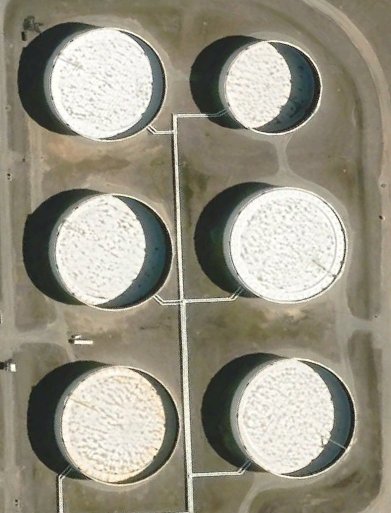
#> input picture data/oil_tank_dataset/comparision/Feb 21 2020 5.30AM/tank1_feb.png, 391 x 513 px
$ python v2_ip.py
#> lines starting #> are read from the running program, lines starting #| are printed output that depends on the picture; after the words box and inside, x2 and y2 are one past the last pixel; in counts of white or black regions, pixels touching at a corner belong together
import cv2
import numpy as np
import matplotlib.pyplot as plt
import pandas as pd
import os
import tkinter as tk
from tkinter import filedialog

# === Circle detection parameters (unchanged) ===
HOUGH_DP = 1.0
HOUGH_MIN_DIST = 75
HOUGH_PARAM1 = 195
HOUGH_PARAM2 = 45
HOUGH_MIN_RADIUS = 20
HOUGH_MAX_RADIUS = 120

# --- Folder selection ---
root = tk.Tk()
root.withdraw()
print("Select input folder with images:")
input_folder = filedialog.askdirectory(title="Select INPUT folder (images)")
#> the answer given: ../data/oil_tank_dataset/comparision/Feb 21 2020 5.30AM

if not input_folder:
    print("No input folder selected — exiting.")
    raise SystemExit

output_folder = os.path.join(input_folder, "output")
os.makedirs(output_folder, exist_ok=True)
print(f"\nInput:  {input_folder}")
print(f"Output: {output_folder}\n")

# --- Supported image extensions ---
exts = (".png", ".jpg", ".jpeg", ".bmp", ".tif", ".tiff")
image_files = [f for f in sorted(os.listdir(input_folder)) if f.lower().endswith(exts)]

if not image_files:
    print("No image files found in input folder.")
    raise SystemExit

results = []  # To store tank data for Excel

# --- Process each image in folder ---
for file_name in image_files:
    IMAGE_PATH = os.path.join(input_folder, file_name)
    print(f"\n=== Processing {file_name} ===")

    img = cv2.imread(IMAGE_PATH)
#> img is the input picture: shape (513, 391, 3); mean B, G, R 130.8, 146.2, 150.3
    if img is None:
        print(f"[ERROR] Could not read {file_name}")
        continue

    gray = cv2.cvtColor(img, cv2.COLOR_BGR2GRAY)
    gray = cv2.medianBlur(gray, 5)

    circles = cv2.HoughCircles(
        gray,
        cv2.HOUGH_GRADIENT,
        dp=HOUGH_DP,
        minDist=HOUGH_MIN_DIST,
        param1=HOUGH_PARAM1,
        param2=HOUGH_PARAM2,
        minRadius=HOUGH_MIN_RADIUS,
        maxRadius=HOUGH_MAX_RADIUS
    )
#> circles = [[120.5, 425.5, 57.9], [283.5, 243.5, 59.9], [107.5, 85.5, 57.7], [109.5, 253.5, 61.6], [292.5, 416.5, 61.6], [271.5, 88.5, 48]]

    final_display = img.copy()

    if circles is None:
        print("No circles detected.")
        continue

    circles = np.uint16(np.around(circles[0]))
#> circles = [[120, 426, 58], [284, 244, 60], [108, 86, 58], [110, 254, 62], [292, 416, 62], [272, 88, 48]]
    print(f"Detected {len(circles)} circle(s).")
#| Detected 6 circle(s).

    # To store per-image overlays for final combined image
    tank_overlays = []

    for idx, (x, y, r) in enumerate(circles, start=1):
        cv2.circle(final_display, (x, y), r, (0, 0, 255), 2)
        cv2.circle(final_display, (x, y), 2, (0, 255, 0), 3)

        label = f"Tank {idx}"
        cv2.putText(final_display, label, (x - r, y - r - 10),
                    cv2.FONT_HERSHEY_SIMPLEX, 0.7, (255, 255, 0), 2, cv2.LINE_AA)

        x1, x2 = max(0, x - r), min(img.shape[1], x + r)
        y1, y2 = max(0, y - r), min(img.shape[0], y + r)
        tank_crop = img[y1:y2, x1:x2]

        hsv = cv2.cvtColor(tank_crop, cv2.COLOR_BGR2HSV)
        v = hsv[:, :, 2].astype(np.float32) / 255.0

        v_blur = cv2.GaussianBlur(v, (3, 3), 0)
        thresh_val = 0.5
        shadow_mask = (v_blur < thresh_val).astype(np.uint8) * 255

        kernel_large = cv2.getStructuringElement(cv2.MORPH_ELLIPSE, (13, 13))
        shadow_mask = cv2.morphologyEx(shadow_mask, cv2.MORPH_CLOSE, kernel_large, iterations=3)

        h_crop, w_crop = shadow_mask.shape
        circle_mask = np.zeros_like(shadow_mask)
        center = (w_crop // 2, h_crop // 2)
        radius = min(r, w_crop // 2, h_crop // 2)
        cv2.circle(circle_mask, center, radius, 255, -1)

        cleaned_mask = cv2.bitwise_and(shadow_mask, circle_mask)

        num_labels, labels, stats, _ = cv2.connectedComponentsWithStats(cleaned_mask, connectivity=8)
        final_mask = np.zeros_like(cleaned_mask)
        for i in range(1, num_labels):
            area = stats[i, cv2.CC_STAT_AREA]
            if area > 100:
                final_mask[labels == i] = 255

        shadow_pixels = np.sum(final_mask > 0)
        total_circle_pixels = np.sum(circle_mask > 0)
        shadow_percentage = (shadow_pixels / total_circle_pixels) * 100
        volume_percentage = 100 - shadow_percentage

        print(f"  Tank {idx}: Shadow {shadow_percentage:.2f}% | Volume {volume_percentage:.2f}%")

        # Save results
        results.append({
            "Image Name": file_name,
            "Tank Index": idx,
            "Shadow %": round(shadow_percentage, 2),
            "Volume %": round(volume_percentage, 2)
        })

        # Create overlay for each tank (for saving)
        overlay = cv2.cvtColor(tank_crop, cv2.COLOR_BGR2RGB).copy()
        red_mask = np.zeros_like(overlay)
        red_mask[:, :, 0] = final_mask
        shadow_overlay = cv2.addWeighted(overlay, 0.7, red_mask, 0.75, 0)

        mask3 = cv2.merge([circle_mask] * 3)
        shadow_overlay = cv2.bitwise_and(shadow_overlay, mask3) + cv2.bitwise_and(overlay, cv2.bitwise_not(mask3))

        # Save each overlay result
        out_name = f"{os.path.splitext(file_name)[0]}_tank{idx}_overlay.png"
        out_path = os.path.join(output_folder, out_name)
        cv2.imwrite(out_path, cv2.cvtColor(shadow_overlay, cv2.COLOR_RGB2BGR))

        # Store overlay and its position for later merging
        tank_overlays.append((x1, y1, shadow_overlay))
#> this loop made 6 passes
#> (x, y, r, label, x1, x2, y1, y2) on passes 2 to 6: (284, 244, 60, 'Tank 2', 224, 344, 184, 304), (108, 86, 58, 'Tank 3', 50, 166, 28, 144), (110, 254, 62, 'Tank 4', 48, 172, 192, 316), (292, 416, 62, 'Tank 5', 230, 354, 354, 478), (272, 88, 48, 'Tank 6', 224, 320, 40, 136)
#> (x, y, r, label, x1, x2, y1, y2) on pass 1: (120, 426, 58, 'Tank 1', 62, 178, 368, 484)
#|   Tank 1: Shadow 13.03% | Volume 86.97%
#|   Tank 2: Shadow 0.00% | Volume 100.00%
#|   Tank 3: Shadow 14.76% | Volume 85.24%
#|   Tank 4: Shadow 34.27% | Volume 65.73%
#|   Tank 5: Shadow 22.37% | Volume 77.63%
#|   Tank 6: Shadow 39.33% | Volume 60.67%
#> pass 1, `v_blur = cv2.GaussianBlur(v, (3, 3), 0)`:
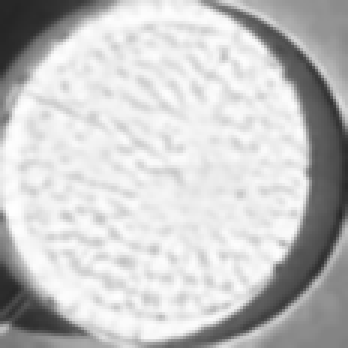
#> v_blur: shape (116, 116) float32 (shown 3 times larger); min 0.147, max 1, mean 0.775
#> after the loop:
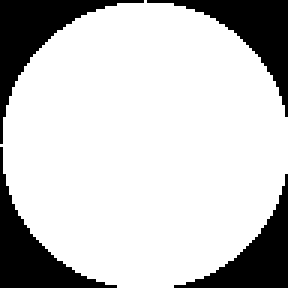
#> circle_mask: shape (96, 96) (shown 3 times larger); 78.2% white; 4 black regions, box (x1, y1, x2, y2) and area: (0, 0, 48, 48) 549, (49, 0, 96, 39) 501, (0, 49, 39, 96) 501, (58, 58, 96, 96) 454
#> after the loop: cleaned_mask: shape (96, 96); 30.8% white; 2 white regions (1 under 20 px), largest, box (x1, y1, x2, y2) and area: (21, 0, 96, 96) 2836
#> after the loop: final_display: shape (513, 391, 3); 5.86% of pixels changed, all inside (x1, y1, x2, y2) = (46, 1, 356, 486)
#> after the loop: final_mask: shape (96, 96); 30.8% white; 1 white region, box (x1, y1, x2, y2) and area: (21, 0, 96, 96) 2836
#> after the loop:
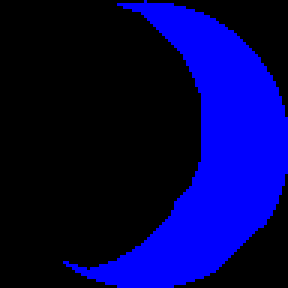
#> red_mask: shape (96, 96, 3) (shown 3 times larger); mean B, G, R 78.5, 0, 0
#> after the loop:
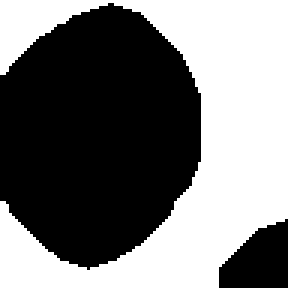
#> shadow_mask: shape (96, 96) (shown 3 times larger); 46.6% white; 1 white region, box (x1, y1, x2, y2) and area: (0, 0, 96, 96) 4291
#> after the loop:
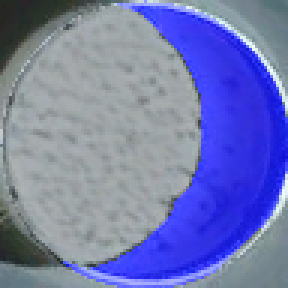
#> shadow_overlay: shape (96, 96, 3) (shown 3 times larger); mean B, G, R 177.8, 121.5, 114.8
#> after the loop:
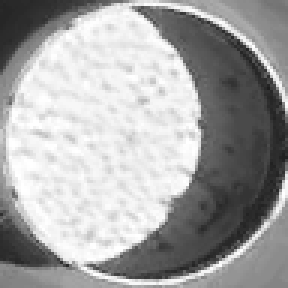
#> v: shape (96, 96) float32 (shown 3 times larger); min 0.114, max 1, mean 0.648
#> after the loop, results = 6 items; tank_overlays = 6 items

    # Combine all shadow overlays into full image
    full_overlay = img.copy()
    for (x1, y1, tank_overlay) in tank_overlays:
        h, w, _ = tank_overlay.shape
        full_overlay[y1:y1+h, x1:x1+w] = cv2.addWeighted(
            full_overlay[y1:y1+h, x1:x1+w], 0.7, cv2.cvtColor(tank_overlay, cv2.COLOR_RGB2BGR), 0.3, 0
        )
#> this loop made 6 passes
#> (x1, y1, h, w) on passes 1 to 6: (62, 368, 116, 116), (224, 184, 120, 120), (50, 28, 116, 116), (48, 192, 124, 124), (230, 354, 124, 124), (224, 40, 96, 96)
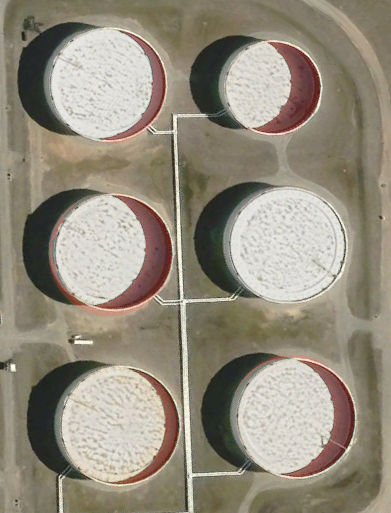
#> full_overlay: shape (513, 391, 3); mean B, G, R 125.2, 140.3, 147.9

    # Save combined overlay
    out_full = os.path.join(output_folder, f"{os.path.splitext(file_name)[0]}_full_overlay.png")
    cv2.imwrite(out_full, full_overlay)
    print(f"Saved full overlay image -> {out_full}")
#| Saved full overlay image -> ../data/oil_tank_dataset/comparision/Feb 21 2020 5.30AM/output/tank1_feb_full_overlay.png

    # === Show full overlay ===
    plt.figure(figsize=(12, 12))
    plt.imshow(cv2.cvtColor(full_overlay, cv2.COLOR_BGR2RGB))
    plt.title(f"Full Shadow Overlay - {file_name}")
    plt.axis('off')
    plt.show()
#> pass 2 of the loop `for file_name in image_files:`:
#| === Processing tank2_feb.png ===
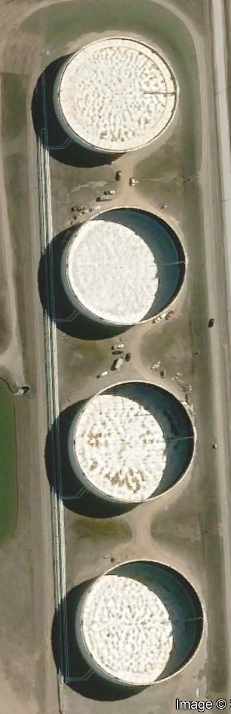
#> input picture data/oil_tank_dataset/comparision/Feb 21 2020 5.30AM/tank2_feb.png, 231 x 714 px
#> img is the input picture: shape (714, 231, 3); mean B, G, R 120.3, 137.9, 142.1
#> `circles = cv2.HoughCircles( gray, cv2.HOUGH_GRADIENT, dp=HOUGH_DP, min..`: circles = [[142.5, 620.5, 60.4], [126.5, 265.5, 58.8], [116.5, 93.5, 56.6], [135.5, 440.5, 58.6]]
#> `circles = np.uint16(np.around(circles[0]))`: circles = [[142, 620, 60], [126, 266, 59], [116, 94, 57], [136, 440, 59]]
#| Detected 4 circle(s).
#> the loop `for idx, (x, y, r) in enumerate(circles, start=1):` made 4 passes
#> (x, y, r, label, x1, x2, y1, y2) on passes 1, 4: (142, 620, 60, 'Tank 1', 82, 202, 560, 680), (136, 440, 59, 'Tank 4', 77, 195, 381, 499)
#> (printed output is left out)
#> after the loop `for idx, (x, y, r) in enumerate(circles, start=1):`:
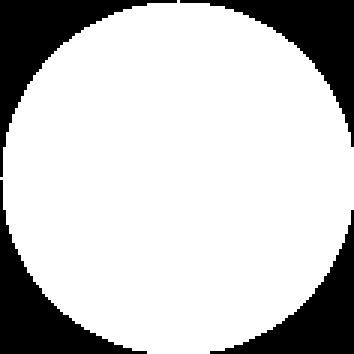
#> circle_mask: shape (118, 118) (shown 3 times larger); 78.4% white; 4 black regions, box (x1, y1, x2, y2) and area: (0, 0, 59, 59) 812, (60, 0, 118, 49) 753, (0, 60, 49, 118) 753, (70, 70, 118, 118) 695
#> after the loop `for idx, (x, y, r) in enumerate(circles, start=1):`: results = 10 items; tank_overlays = 4 items
#> the loop `for (x1, y1, tank_overlay) in tank_overlays:` made 4 passes
#> (x1, y1, h, w) on passes 1 to 4: (82, 560, 120, 120), (67, 207, 118, 118), (59, 37, 114, 114), (77, 381, 118, 118)
#> after the loop `for (x1, y1, tank_overlay) in tank_overlays:`:
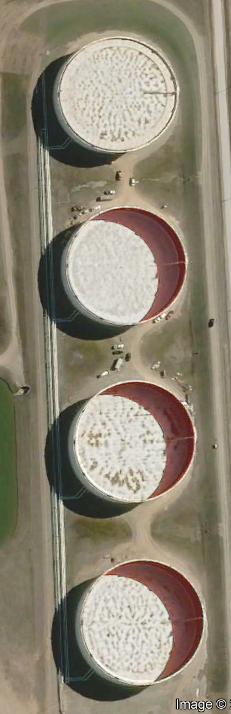
#> full_overlay: shape (714, 231, 3); mean B, G, R 116.1, 133.4, 141.4
#| Saved full overlay image -> ../data/oil_tank_dataset/comparision/Feb 21 2020 5.30AM/output/tank2_feb_full_overlay.png

# --- Save results to Excel ---
if results:
    df = pd.DataFrame(results)
#> df = table of 10 rows and 4 columns
    avg_vol = df["Volume %"].mean()
#> avg_vol = 77.66
    df.loc[len(df)] = ["AVERAGE", "-", "-", round(avg_vol, 2)]
    excel_path = os.path.join(output_folder, "Tank_Shadow_Volume_Data.xlsx")
    df.to_excel(excel_path, index=False)
    print(f"\nExcel saved: {excel_path}")
#| Excel saved: ../data/oil_tank_dataset/comparision/Feb 21 2020 5.30AM/output/Tank_Shadow_Volume_Data.xlsx
    print(f"Average Volume across all tanks: {avg_vol:.2f}%")
#| Average Volume across all tanks: 77.66%
else:
    print("\nNo tanks detected in any images. Excel not created.")

print("\nAll done ")
